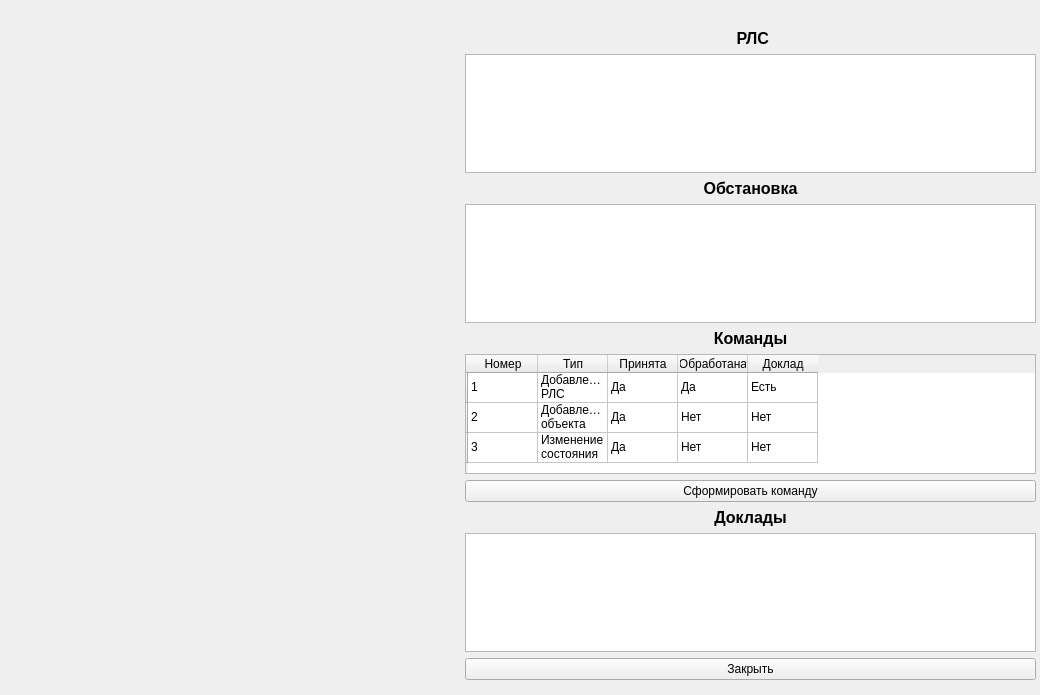
<?xml version="1.0" encoding="UTF-8"?>
<ui version="4.0">
 <class>Window</class>
 <widget class="QWidget" name="Window">
  <property name="geometry">
   <rect>
    <x>0</x>
    <y>0</y>
    <width>1040</width>
    <height>695</height>
   </rect>
  </property>
  <property name="minimumSize">
   <size>
    <width>700</width>
    <height>0</height>
   </size>
  </property>
  <property name="windowTitle">
   <string>Window</string>
  </property>
  <widget class="QStackedWidget" name="stackW">
   <property name="enabled">
    <bool>true</bool>
   </property>
   <property name="geometry">
    <rect>
     <x>455</x>
     <y>9</y>
     <width>581</width>
     <height>681</height>
    </rect>
   </property>
   <property name="autoFillBackground">
    <bool>false</bool>
   </property>
   <property name="currentIndex">
    <number>0</number>
   </property>
   <widget class="QWidget" name="page1_2">
    <widget class="QWidget" name="verticalLayoutWidget_3">
     <property name="geometry">
      <rect>
       <x>10</x>
       <y>20</y>
       <width>571</width>
       <height>651</height>
      </rect>
     </property>
     <layout class="QVBoxLayout" name="verticalLayout_3">
      <item>
       <widget class="QLabel" name="label_33">
        <property name="font">
         <font>
          <pointsize>12</pointsize>
          <weight>75</weight>
          <italic>false</italic>
          <bold>true</bold>
         </font>
        </property>
        <property name="text">
         <string> РЛС</string>
        </property>
        <property name="alignment">
         <set>Qt::AlignCenter</set>
        </property>
       </widget>
      </item>
      <item>
       <layout class="QHBoxLayout" name="horizontalLayout_4"/>
      </item>
      <item>
       <widget class="QTableWidget" name="IUStableRLS">
        <property name="editTriggers">
         <set>QAbstractItemView::AnyKeyPressed|QAbstractItemView::EditKeyPressed</set>
        </property>
        <property name="selectionBehavior">
         <enum>QAbstractItemView::SelectRows</enum>
        </property>
        <property name="showGrid">
         <bool>true</bool>
        </property>
        <property name="sortingEnabled">
         <bool>false</bool>
        </property>
        <property name="wordWrap">
         <bool>true</bool>
        </property>
        <attribute name="horizontalHeaderMinimumSectionSize">
         <number>20</number>
        </attribute>
        <attribute name="horizontalHeaderDefaultSectionSize">
         <number>60</number>
        </attribute>
        <attribute name="verticalHeaderMinimumSectionSize">
         <number>20</number>
        </attribute>
       </widget>
      </item>
      <item>
       <widget class="QLabel" name="label_36">
        <property name="font">
         <font>
          <pointsize>12</pointsize>
          <weight>75</weight>
          <italic>false</italic>
          <bold>true</bold>
         </font>
        </property>
        <property name="text">
         <string>Обстановка</string>
        </property>
        <property name="alignment">
         <set>Qt::AlignCenter</set>
        </property>
       </widget>
      </item>
      <item>
       <widget class="QTableWidget" name="IUStableObject">
        <attribute name="horizontalHeaderDefaultSectionSize">
         <number>70</number>
        </attribute>
       </widget>
      </item>
      <item>
       <widget class="QLabel" name="label_44">
        <property name="font">
         <font>
          <pointsize>12</pointsize>
          <weight>75</weight>
          <italic>false</italic>
          <bold>true</bold>
         </font>
        </property>
        <property name="text">
         <string>Команды</string>
        </property>
        <property name="alignment">
         <set>Qt::AlignCenter</set>
        </property>
       </widget>
      </item>
      <item>
       <widget class="QTableWidget" name="IUStableCom">
        <attribute name="horizontalHeaderDefaultSectionSize">
         <number>70</number>
        </attribute>
        <row>
         <property name="text">
          <string/>
         </property>
        </row>
        <row>
         <property name="text">
          <string/>
         </property>
        </row>
        <row>
         <property name="text">
          <string/>
         </property>
        </row>
        <column>
         <property name="text">
          <string>Номер</string>
         </property>
        </column>
        <column>
         <property name="text">
          <string>Тип</string>
         </property>
        </column>
        <column>
         <property name="text">
          <string>Принята</string>
         </property>
        </column>
        <column>
         <property name="text">
          <string>Обработана</string>
         </property>
        </column>
        <column>
         <property name="text">
          <string>Доклад</string>
         </property>
        </column>
        <item row="0" column="0">
         <property name="text">
          <string>1</string>
         </property>
        </item>
        <item row="0" column="1">
         <property name="text">
          <string>Добавление РЛС</string>
         </property>
        </item>
        <item row="0" column="2">
         <property name="text">
          <string>Да</string>
         </property>
        </item>
        <item row="0" column="3">
         <property name="text">
          <string>Да</string>
         </property>
        </item>
        <item row="0" column="4">
         <property name="text">
          <string>Есть</string>
         </property>
        </item>
        <item row="1" column="0">
         <property name="text">
          <string>2</string>
         </property>
        </item>
        <item row="1" column="1">
         <property name="text">
          <string>Добавление объекта</string>
         </property>
        </item>
        <item row="1" column="2">
         <property name="text">
          <string>Да</string>
         </property>
        </item>
        <item row="1" column="3">
         <property name="text">
          <string>Нет</string>
         </property>
        </item>
        <item row="1" column="4">
         <property name="text">
          <string>Нет</string>
         </property>
        </item>
        <item row="2" column="0">
         <property name="text">
          <string>3</string>
         </property>
        </item>
        <item row="2" column="1">
         <property name="text">
          <string>Изменение состояния</string>
         </property>
        </item>
        <item row="2" column="2">
         <property name="text">
          <string>Да</string>
         </property>
        </item>
        <item row="2" column="3">
         <property name="text">
          <string>Нет</string>
         </property>
        </item>
        <item row="2" column="4">
         <property name="text">
          <string>Нет</string>
         </property>
        </item>
       </widget>
      </item>
      <item>
       <widget class="QPushButton" name="IUSpbInsertKom">
        <property name="enabled">
         <bool>true</bool>
        </property>
        <property name="text">
         <string>Сформировать команду</string>
        </property>
       </widget>
      </item>
      <item>
       <widget class="QLabel" name="label_45">
        <property name="font">
         <font>
          <pointsize>12</pointsize>
          <weight>75</weight>
          <italic>false</italic>
          <bold>true</bold>
         </font>
        </property>
        <property name="text">
         <string>Доклады</string>
        </property>
        <property name="alignment">
         <set>Qt::AlignCenter</set>
        </property>
       </widget>
      </item>
      <item>
       <widget class="QTableWidget" name="IUStableDoc">
        <attribute name="horizontalHeaderDefaultSectionSize">
         <number>80</number>
        </attribute>
       </widget>
      </item>
      <item>
       <layout class="QHBoxLayout" name="horizontalLayout_8">
        <item>
         <widget class="QPushButton" name="IUSpbClose">
          <property name="text">
           <string>Закрыть</string>
          </property>
         </widget>
        </item>
       </layout>
      </item>
     </layout>
    </widget>
   </widget>
   <widget class="QWidget" name="page2_2">
    <widget class="QWidget" name="verticalLayoutWidget_4">
     <property name="geometry">
      <rect>
       <x>10</x>
       <y>20</y>
       <width>571</width>
       <height>541</height>
      </rect>
     </property>
     <layout class="QVBoxLayout" name="verticalLayout_4">
      <item>
       <widget class="QLabel" name="label_46">
        <property name="font">
         <font>
          <pointsize>12</pointsize>
          <weight>75</weight>
          <italic>false</italic>
          <bold>true</bold>
         </font>
        </property>
        <property name="text">
         <string> РЛС</string>
        </property>
        <property name="alignment">
         <set>Qt::AlignCenter</set>
        </property>
       </widget>
      </item>
      <item>
       <layout class="QHBoxLayout" name="horizontalLayout_9">
        <item>
         <widget class="QLabel" name="label_47">
          <property name="font">
           <font>
            <pointsize>11</pointsize>
           </font>
          </property>
          <property name="text">
           <string>Тип РЛС :</string>
          </property>
          <property name="alignment">
           <set>Qt::AlignCenter</set>
          </property>
         </widget>
        </item>
        <item>
         <widget class="QLabel" name="label_3">
          <property name="text">
           <string>TextLabel</string>
          </property>
         </widget>
        </item>
        <item>
         <widget class="QLabel" name="label_48">
          <property name="font">
           <font>
            <pointsize>11</pointsize>
           </font>
          </property>
          <property name="text">
           <string>Номер РЛС: </string>
          </property>
          <property name="alignment">
           <set>Qt::AlignCenter</set>
          </property>
         </widget>
        </item>
        <item>
         <widget class="QLabel" name="label_4">
          <property name="text">
           <string>TextLabel</string>
          </property>
         </widget>
        </item>
       </layout>
      </item>
      <item>
       <widget class="QLabel" name="label_49">
        <property name="font">
         <font>
          <pointsize>12</pointsize>
          <weight>75</weight>
          <italic>false</italic>
          <bold>true</bold>
         </font>
        </property>
        <property name="text">
         <string>Обстановка</string>
        </property>
        <property name="alignment">
         <set>Qt::AlignCenter</set>
        </property>
       </widget>
      </item>
      <item>
       <widget class="QLabel" name="label_50">
        <property name="font">
         <font>
          <pointsize>12</pointsize>
          <weight>75</weight>
          <italic>false</italic>
          <bold>true</bold>
         </font>
        </property>
        <property name="text">
         <string>Команды</string>
        </property>
        <property name="alignment">
         <set>Qt::AlignCenter</set>
        </property>
       </widget>
      </item>
      <item>
       <layout class="QHBoxLayout" name="horizontalLayout_11"/>
      </item>
     </layout>
    </widget>
   </widget>
  </widget>
  <widget class="QWidget" name="layoutWidget">
   <property name="geometry">
    <rect>
     <x>10</x>
     <y>30</y>
     <width>451</width>
     <height>651</height>
    </rect>
   </property>
   <layout class="QGridLayout" name="IUSgraphicsLayout"/>
  </widget>
 </widget>
 <resources/>
 <connections/>
</ui>
